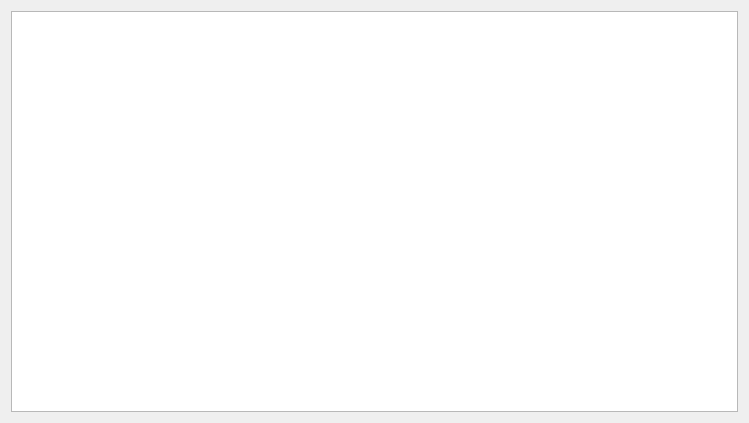
<?xml version="1.0" encoding="UTF-8"?>
<ui version="4.0">
 <class>WidgetTableView</class>
 <widget class="QWidget" name="WidgetTableView">
  <property name="geometry">
   <rect>
    <x>0</x>
    <y>0</y>
    <width>749</width>
    <height>423</height>
   </rect>
  </property>
  <property name="windowTitle">
   <string>Form</string>
  </property>
  <layout class="QVBoxLayout" name="verticalLayout">
   <item>
    <widget class="QTableView" name="tableNotes"/>
   </item>
  </layout>
 </widget>
 <resources/>
 <connections/>
</ui>
